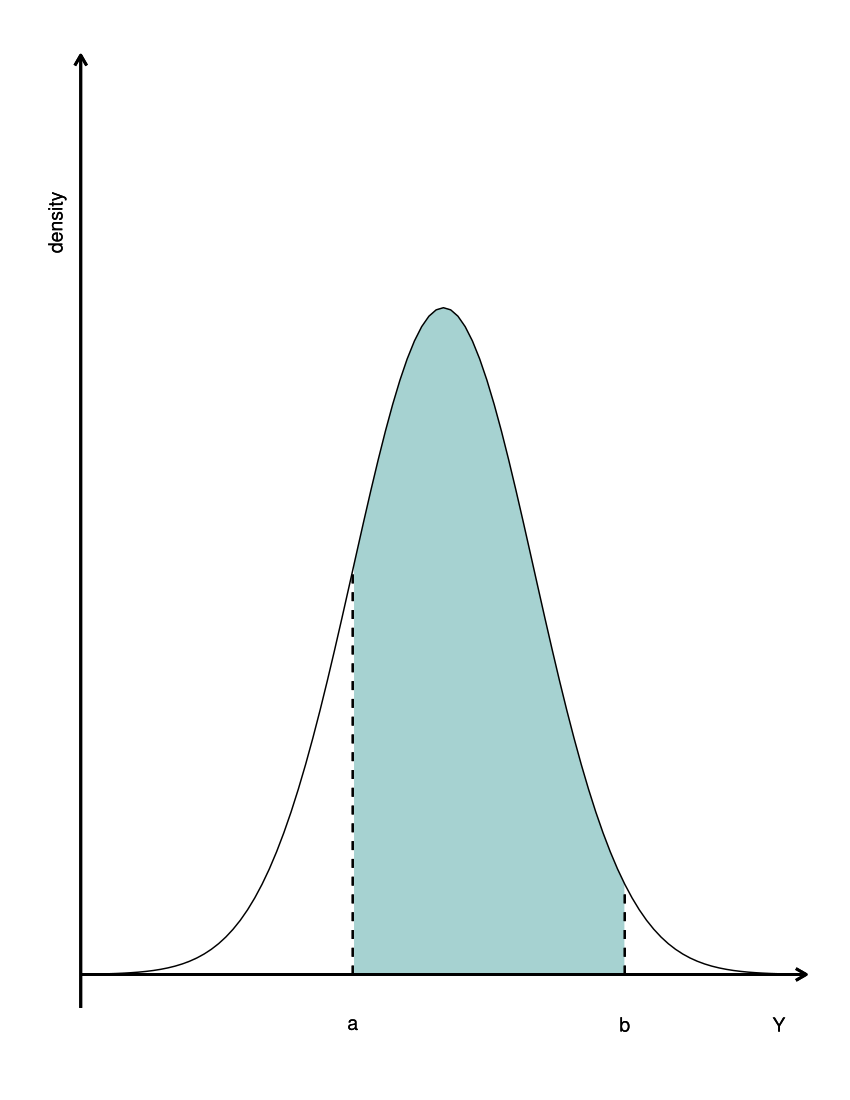

Here is the R script that generated this plot:
library(ggplot2)
library(ggthemes)
library(ggpubr)


# our color scale for the book
cols = viridisLite::viridis(3)

liniendicke = 0.75
achsendicke = 1


# Return dnorm(x) for -1 < x < 2, and NA for all other x
dnorm_limit <- function(x) {
  y <- dnorm(x)
  y[x < -1 | x > 2] <- NA
  return(y)
}

# ggplot() with dummy data
p <- ggplot(data.frame(x=c(-3.5, 3.5)), aes(x = x)) +
  stat_function(fun = dnorm_limit, geom = "area", fill = cols[2], 
                alpha = 0.4, n = 500) +
  stat_function(fun = dnorm) + 
  scale_y_continuous(breaks = NULL) +  # hide axis scaling
  scale_x_continuous(breaks = NULL) +
  ylab("") +
  xlab("") +
  geom_text(x=-4.28, y=0.45,            # "density" label at y axis
            label="density", size=5, angle = 90) +
  geom_text(x=3.7, y=-0.03,             # "Y" label at x axis
            label="Y", size=5, angle = 0) +                    # a label x axis
  geom_text(x=-1, y=-0.03,              
            label=expression(a), size=5, angle = 0) +          # b label x axis
  geom_text(x=2, y=-0.03,               
           label=expression(b), size=5, angle = 0) +
  geom_segment(aes(x = -1, y = 0, xend = -1, yend = 0.24),     # vertical dashed a-line 
               size = liniendicke, linetype="dashed" ) +   
  geom_segment(aes(x = 2, y = 0, xend = 2, yend = 0.050),      # vertical dashed b-line 
               size = liniendicke, linetype="dashed" ) +   
  geom_segment(aes(x = -4, y = -0.02, xend = -4, yend = 0.55), # y-axis
               size = achsendicke,
               arrow = arrow(length = unit(0.3, "cm"))) +
  geom_segment(aes(x = -4, y = 0, xend = 4, yend = 0),         # x-axis
               size = achsendicke,
               arrow = arrow(length = unit(0.3, "cm"))) +
  theme_hc(base_size = 30) 
p

#save as pdf (with scale you change the thickness of lines, width=8.5cm is half a page width in the book)
ggsave(filename = "./kurve3_v2.pdf",
       p1, width = 8.5, height = 7, units = "cm", scale = 1.5)
